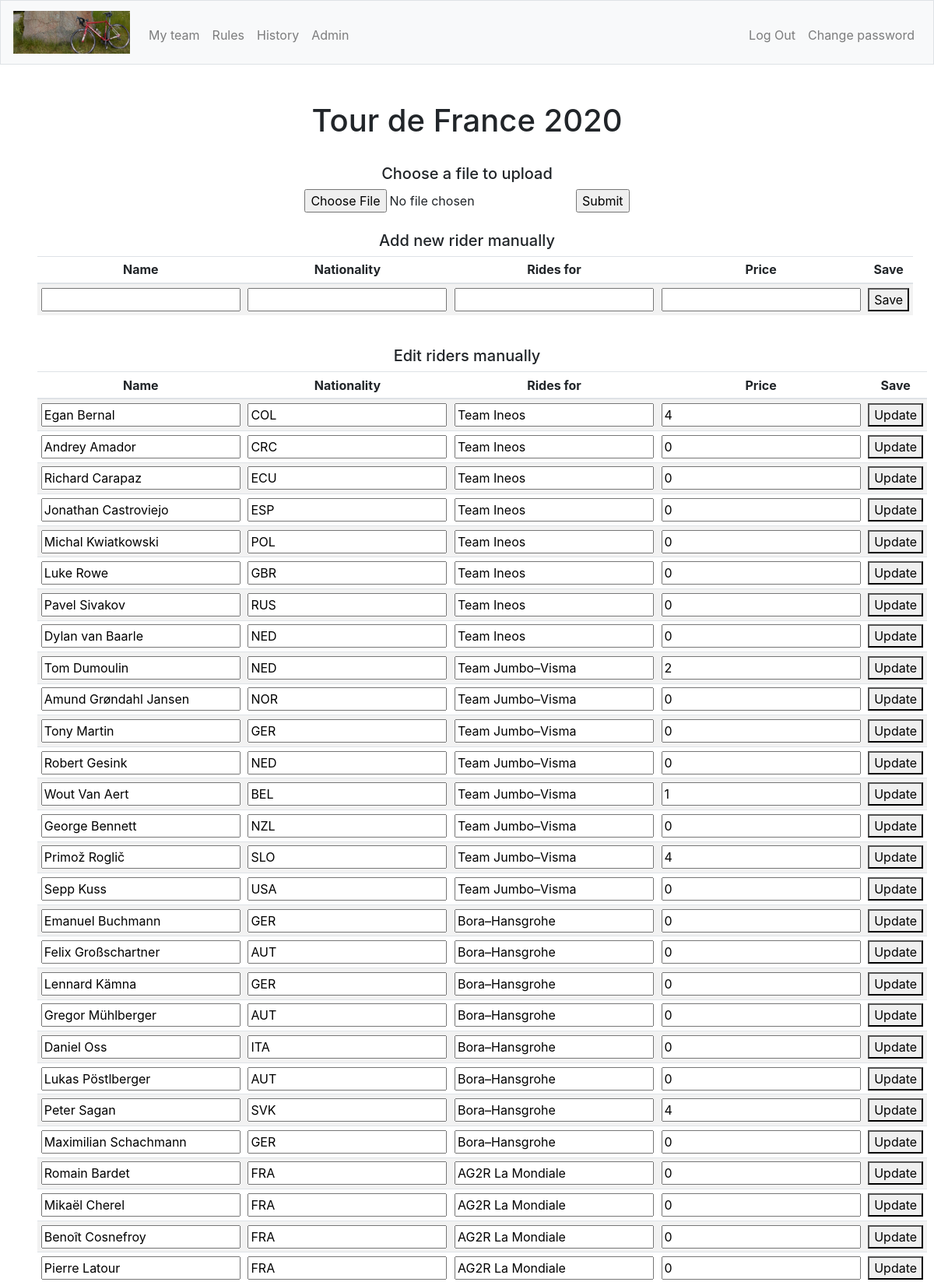
The page /uploadRiders?activecomp=2 (signed in, upper part) on the database its author committed.
### tables this page shows
CREATE TABLE "competitions" (
	"id"	INTEGER NOT NULL UNIQUE,
	"racetype_id"	INTEGER NOT NULL,
	"year"	TEXT NOT NULL,
	"startdate"	TEXT NOT NULL,
	"reg_active"	INTEGER NOT NULL,
	"reg_stop"	TEXT NOT NULL,
	"racedays"	INTEGER NOT NULL,
	"total_price"	INTEGER NOT NULL DEFAULT 0,
	PRIMARY KEY("id" AUTOINCREMENT),
	FOREIGN KEY("racetype_id") REFERENCES "racetypes"("id")
);

CREATE TABLE "riders" (
	"id"	INTEGER NOT NULL UNIQUE,
	"comp_id"	INTEGER NOT NULL,
	"rider"	TEXT NOT NULL,
	"nationality"	TEXT NOT NULL,
	"rides_for"	TEXT NOT NULL,
	"price"	INTEGER NOT NULL DEFAULT 0,
	"DNF"	INTEGER NOT NULL DEFAULT 0,
	PRIMARY KEY("id" AUTOINCREMENT),
	FOREIGN KEY("comp_id") REFERENCES "competitions"("id")
);

### app.py (the view, shortened to what this page needs)
@app.route("/uploadRiders", methods=["GET", "POST"])
@login_required
def uploadRiders():
    if request.method == "GET":
        role = getRole()
        compid = request.args.get('activecomp', None)
        comps = db.execute("SELECT id, racetype_id, year, startdate, reg_stop, racedays, reg_active FROM competitions WHERE id = :compid", compid=compid)
        riders = db.execute("SELECT id, rider, nationality, rides_for, price FROM riders WHERE comp_id = :compid", compid=compid)
        return render_template("uploadRiders.html", comps=comps, role=role, riders=riders)

### app.py (called while the page is built)
@app.after_request
def after_request(response):
    response.headers["Cache-Control"] = "no-cache, no-store, must-revalidate"
    response.headers["Expires"] = 0
    response.headers["Pragma"] = "no-cache"
    return response

### helpers.py (called while the page is built)
def login_required(f):
    @wraps(f)
    def decorated_function(*args, **kwargs):
        if session.get("user_id") is None:
            return redirect("/login")
        return f(*args, **kwargs)
    return decorated_function

def getRole():
    role = db.execute("SELECT role FROM users WHERE id = :userid", userid=session["user_id"])
    role2 = role[0]["role"]
    return role2

### templates/uploadRiders.html (shortened to what this page needs)
{% extends "layout.html" %}
{% block adminNav %}
    {% if role == 2 %}
        <li class="nav-item"><a class="nav-link" href="/admin">Admin</a></li>
    {% endif %}
{% endblock %}
{% block main %}
    {% for comp in comps %}
        <div>
            {% if comp.racetype_id == 1 %}
                <h1 class="">Tour de France {{comp.year}}</h1>
            {% elif comp.racetype_id == 2 %}
                <h1 class="">Giro di Italia {{comp.year}}</h1>
            {% elif comp.racetype_id == 3 %}
                <h1 class="">Vuelta Espana {{comp.year}}</h1>
            {% else %}
                <h1 class="">Unknown competition</h1>
            {% endif %}
        </div>
        <br>
        <h5>Choose a file to upload</h5>
        <form id="upload" action="/uploadRiders" method="POST" enctype="multipart/form-data">
            <input type=file name=file>
            <input type=submit>
        </form>
        <br>
        <h5>Add new rider manually</h5>
        <form id="newrider" action="/newRider" method="POST">
            <table class="table table-striped table-sm">
                <thead>
                    <tr>
                        <th>Name</th>
                        <th>Nationality</th>
                        <th>Rides for</th>
                        <th>Price</th>
                        <th>Save</th>
                    </tr>
                </thead>
                <tbody>
                    <tr>
                        <td class=""><input type="text" value="" name="rider"></td>
                        <td class=""><input type="text" value="" name="nationality"></td>
                        <td class=""><input type="text" value="" name="rides_for"></td>
                        <td class=""><input type="number" value="" name="price"></td>
                        <td><button type="submit" formaction="/newRider">Save</button></td>
                    </tr>
                </tbody>
            </table>
        </form>
        <br>
        <h5>Edit riders manually</h5>
        <table class="table table-striped table-sm">
            <thead>
                <tr>
                    <th>Name</th>
                    <th>Nationality</th>
                    <th>Rides for</th>
                    <th>Price</th>
                    <th>Save</th>
                </tr>
            </thead>
            <tbody>
                {% for rider in riders %}
                    <form id="{{rider.id}}" action="" method="POST">
                        <tr>
                            <td class=""><input type="text" value="{{rider.rider}}" name="rider"></td>
                            <td class=""><input type="text" value="{{rider.nationality}}" name="nationality"></td>
                            <td class=""><input type="text" value="{{rider.rides_for}}" name="rides_for"></td>
                            <td class=""><input type="number" value="{{rider.price}}" name="price"></td>
                            <td><button type="submit" formaction="/updateRider">Update</button></td>
                        </tr>
                    </form>
                {% endfor %}
            </tbody>
        </table>
    {% endfor %}
{% endblock %}

### static/styles.css (style rules this page uses)
td { position: relative; }
input[type="number"] { -moz-appearance: textfield; }

### rows shown on the page
competitions: year "2020"
riders: rider "Egan Bernal", nationality "COL", rides_for "Team Ineos", price "4"
riders: rider "Andrey Amador", nationality "CRC", rides_for "Team Ineos", price "0"
riders: rider "Richard Carapaz", nationality "ECU", rides_for "Team Ineos", price "0"
riders: rider "Jonathan Castroviejo", nationality "ESP", rides_for "Team Ineos", price "0"
riders: rider "Michal Kwiatkowski", nationality "POL", rides_for "Team Ineos", price "0"
riders: rider "Luke Rowe", nationality "GBR", rides_for "Team Ineos", price "0"
riders: rider "Pavel Sivakov", nationality "RUS", rides_for "Team Ineos", price "0"
riders: rider "Dylan van Baarle", nationality "NED", rides_for "Team Ineos", price "0"
riders: rider "Tom Dumoulin", nationality "NED", rides_for "Team Jumbo–Visma", price "2"
riders: rider "Amund Grøndahl Jansen", nationality "NOR", rides_for "Team Jumbo–Visma", price "0"
riders: rider "Tony Martin", nationality "GER", rides_for "Team Jumbo–Visma", price "0"
riders: rider "Robert Gesink", nationality "NED", rides_for "Team Jumbo–Visma", price "0"
riders: rider "Wout Van Aert", nationality "BEL", rides_for "Team Jumbo–Visma", price "1"
riders: rider "George Bennett", nationality "NZL", rides_for "Team Jumbo–Visma", price "0"
riders: rider "Primož Roglič", nationality "SLO", rides_for "Team Jumbo–Visma", price "4"
riders: rider "Sepp Kuss", nationality "USA", rides_for "Team Jumbo–Visma", price "0"
riders: rider "Emanuel Buchmann", nationality "GER", rides_for "Bora–Hansgrohe", price "0"
riders: rider "Felix Großschartner", nationality "AUT", rides_for "Bora–Hansgrohe", price "0"
riders: rider "Lennard Kämna", nationality "GER", rides_for "Bora–Hansgrohe", price "0"
riders: rider "Gregor Mühlberger", nationality "AUT", rides_for "Bora–Hansgrohe", price "0"
riders: rider "Daniel Oss", nationality "ITA", rides_for "Bora–Hansgrohe", price "0"
riders: rider "Lukas Pöstlberger", nationality "AUT", rides_for "Bora–Hansgrohe", price "0"
riders: rider "Peter Sagan", nationality "SVK", rides_for "Bora–Hansgrohe", price "4"
riders: rider "Maximilian Schachmann", nationality "GER", rides_for "Bora–Hansgrohe", price "0"
riders: rider "Romain Bardet", nationality "FRA", rides_for "AG2R La Mondiale", price "0"
riders: rider "Mikaël Cherel", nationality "FRA", rides_for "AG2R La Mondiale", price "0"
riders: rider "Benoît Cosnefroy", nationality "FRA", rides_for "AG2R La Mondiale", price "0"
riders: rider "Pierre Latour", nationality "FRA", rides_for "AG2R La Mondiale", price "0"
